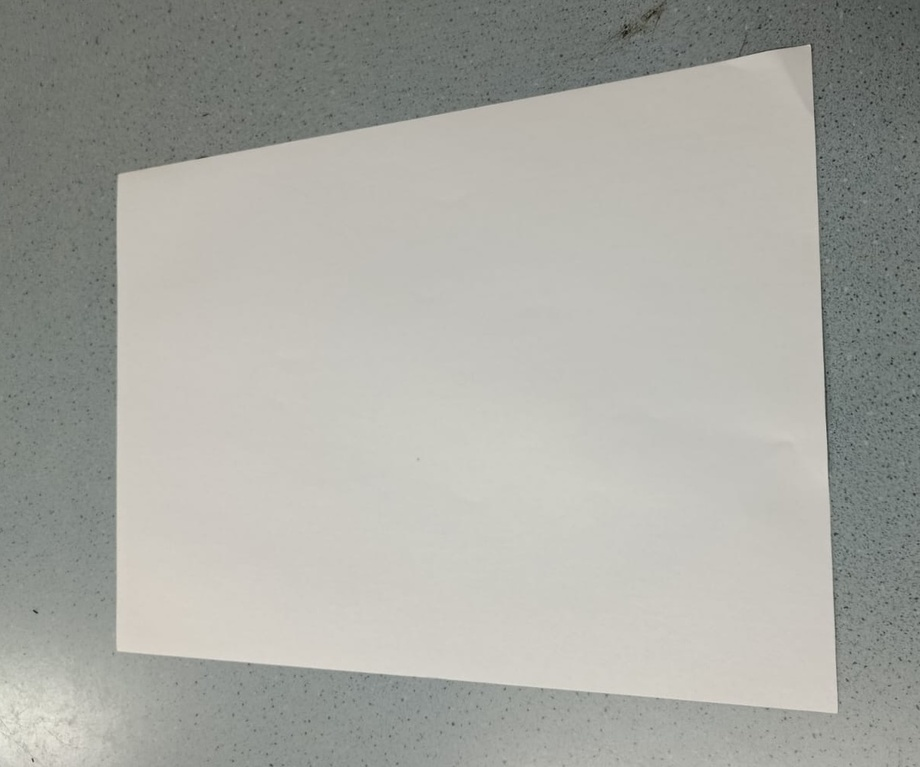
#> input picture input-1.jpeg, 920 x 767 px, shrunk from 1199 x 999 before the run
$ python main.py
#> lines starting #> are read from the running program, lines starting #| are printed output that depends on the picture; after the words box and inside, x2 and y2 are one past the last pixel; in counts of white or black regions, pixels touching at a corner belong together
import cv2
import numpy as np
import math
img = cv2.imread("input-1.jpeg")
#> img is the input picture: shape (767, 920, 3); mean B, G, R 162.2, 168.4, 167.9


gray_img = cv2.cvtColor(img, cv2.COLOR_BGR2GRAY)
median_blurred = cv2.medianBlur(gray_img, 7)
edges = cv2.Canny(median_blurred, 140, 200)
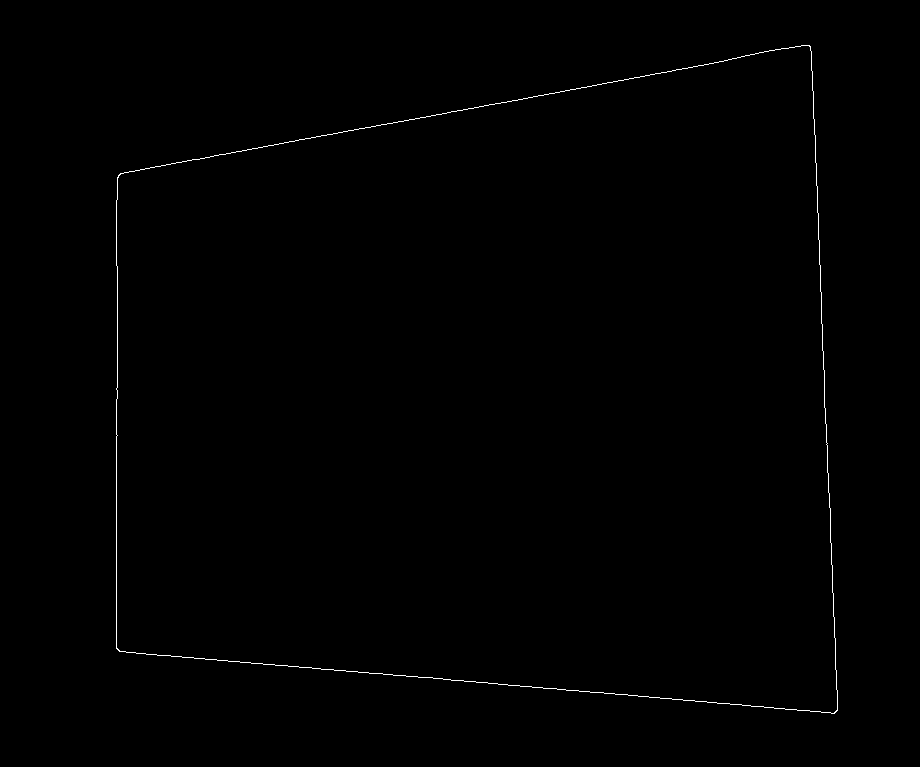
#> edges: shape (767, 920); 0.36% white in thin lines or dots, all inside (x1, y1, x2, y2) = (116, 45, 838, 714)

kernel= np.ones((3,3), np.uint8)
img_dilation = cv2.dilate(edges, kernel, iterations=1)
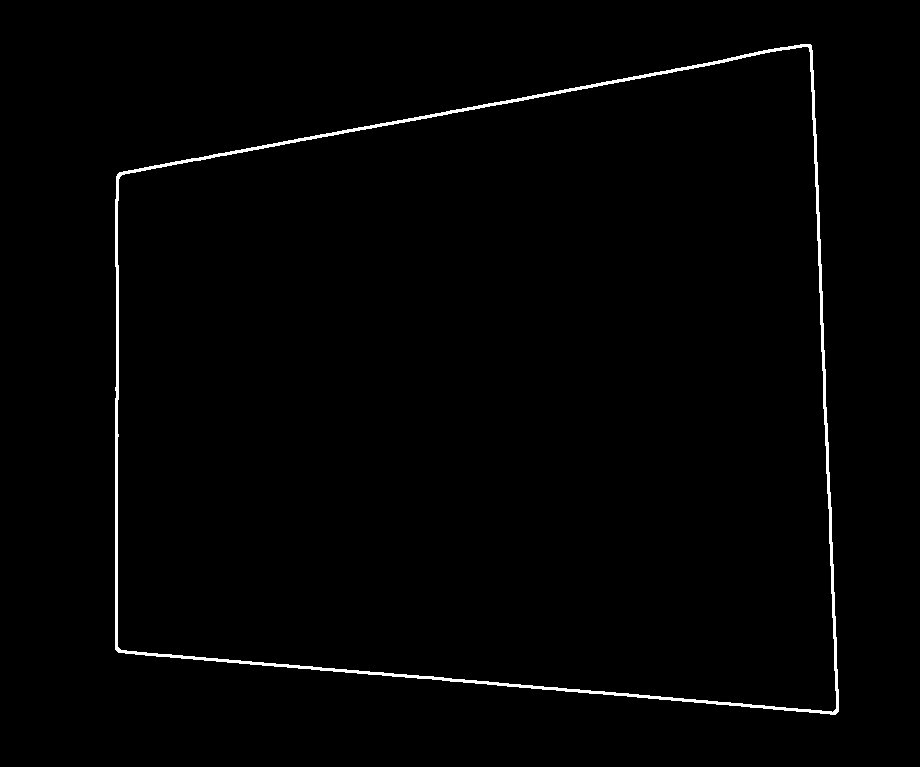
#> img_dilation: shape (767, 920); 1.2% white; 1 white region

contours, hierarchy = cv2.findContours(img_dilation, cv2.RETR_EXTERNAL, cv2.CHAIN_APPROX_NONE)
#> contours = 1 contour; box (x1, y1, x2, y2) and area: (115, 44, 839, 715) 408529

contours = sorted(contours, key=cv2.contourArea, reverse=True)

target_contour = None

for contour in contours:
    perimeter = cv2.arcLength(contour, True)
    epsilon = 0.02*perimeter
    approx = cv2.approxPolyDP(contour, epsilon, True)

    if len(approx) == 4:
        target_contour=approx
        break
#> this loop made 1 pass
#> (perimeter, epsilon, target_contour) on pass 1: (2654.1, 53.08, [[811, 45], [119, 172], [115, 649], [835, 714]])

pts = target_contour.reshape(4,2)
#> pts = [[811, 45], [119, 172], [115, 649], [835, 714]]
rect = np.zeros((4,2), dtype="float32")

plus = np.sum(pts, axis=1)
#> plus = [856, 291, 764, 1549]
diff = np.diff(pts, axis=1)
#> diff = [-766, 53, 534, -121]


rect = np.array([
                pts[np.argmin(plus)],
                pts[np.argmin(diff)],
                pts[np.argmax(plus)],
                pts[np.argmax(diff)]
                ], dtype="float32")
#> rect = [[119, 172], [811, 45], [835, 714], [115, 649]]

(tl, tr, br, bl) =  rect
#> tl = [119, 172]; tr = [811, 45]; br = [835, 714]; bl = [115, 649]

widthA = math.dist(tl, tr)
#> widthA = 703.6
widthB = math.dist(bl, br)
#> widthB = 722.9
maxWidth=max(int(widthA), int(widthB))
#> maxWidth = 722


heightA = math.dist(tl, bl)
#> heightA = 477
heightB = math.dist(tr, br)
#> heightB = 669.4

#for A4
maxHeight = int(maxWidth * 1.414)
#> maxHeight = 1020

input_pts = rect
#> input_pts = [[119, 172], [811, 45], [835, 714], [115, 649]]
output_pts = np.float32([
    [0, 0],
    [maxWidth, 0],
    [maxWidth, maxHeight],
    [0, maxHeight]
])
#> output_pts = [[0, 0], [722, 0], [722, 1020], [0, 1020]]
M = cv2.getPerspectiveTransform(input_pts, output_pts)
#> M = [[1.59, 0.0133, -191.4], [0.441, 2.4, -465.7], [0.000638, 7.45e-05, 1]]

out = cv2.warpPerspective(img, M, (maxWidth, maxHeight))
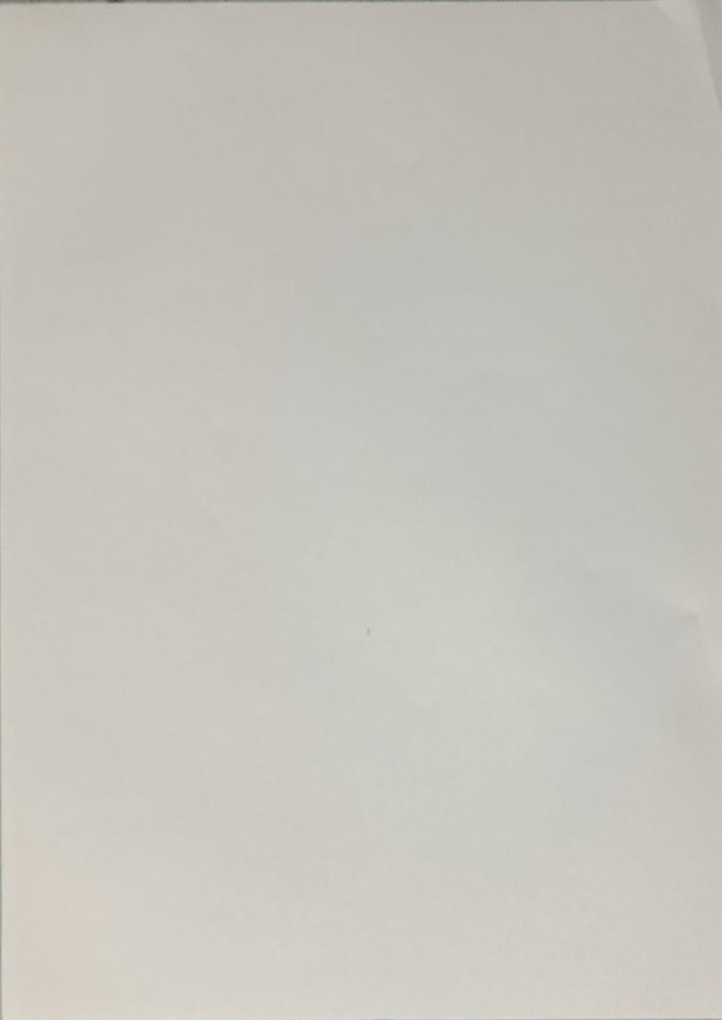
#> out: shape (1020, 722, 3); mean B, G, R 188.7, 196, 198.5

cv2.imshow("Display window", out)
cv2.waitKey(0)
cv2.destroyAllWindows()
